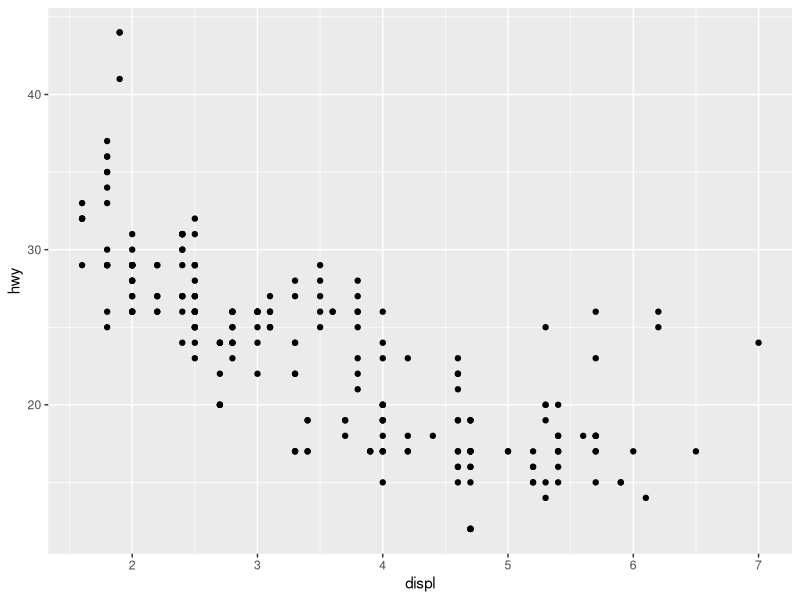
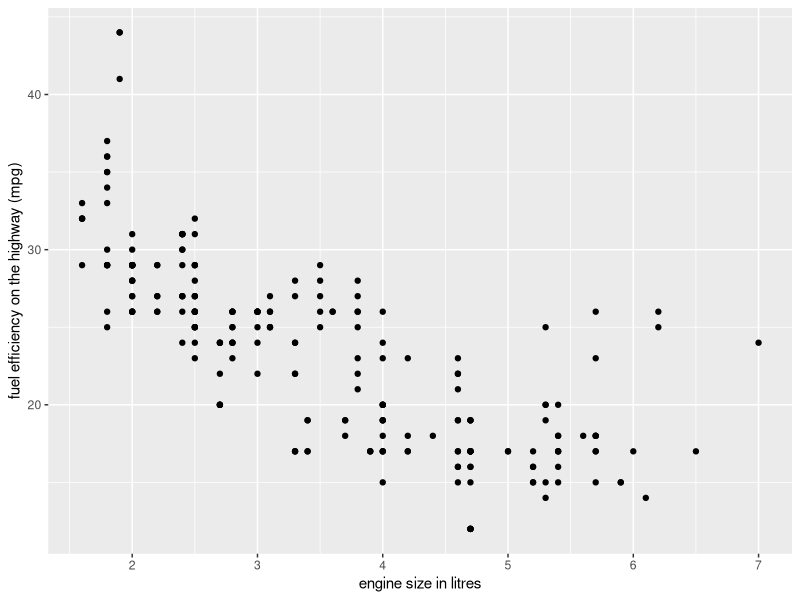
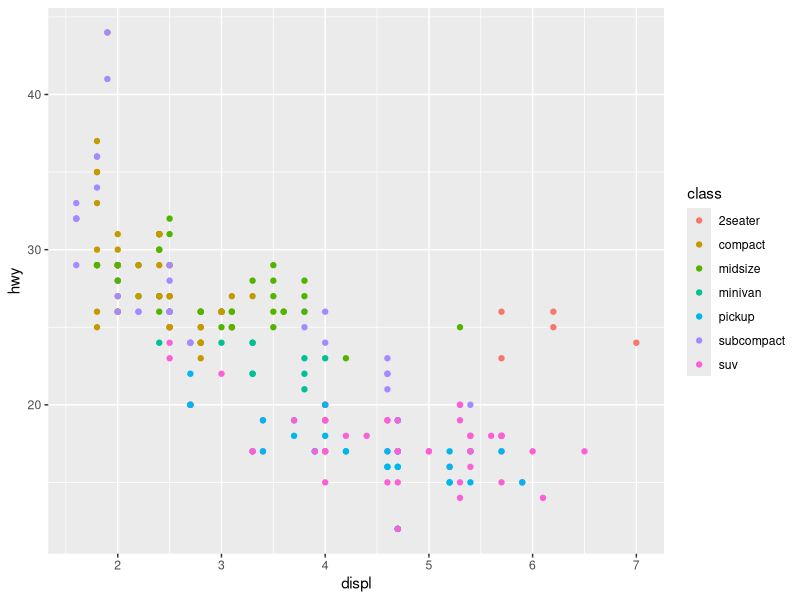
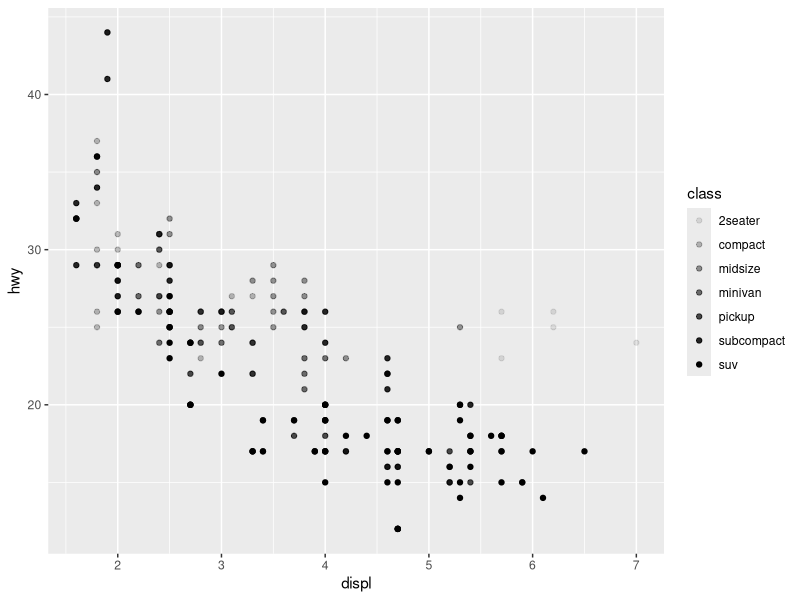
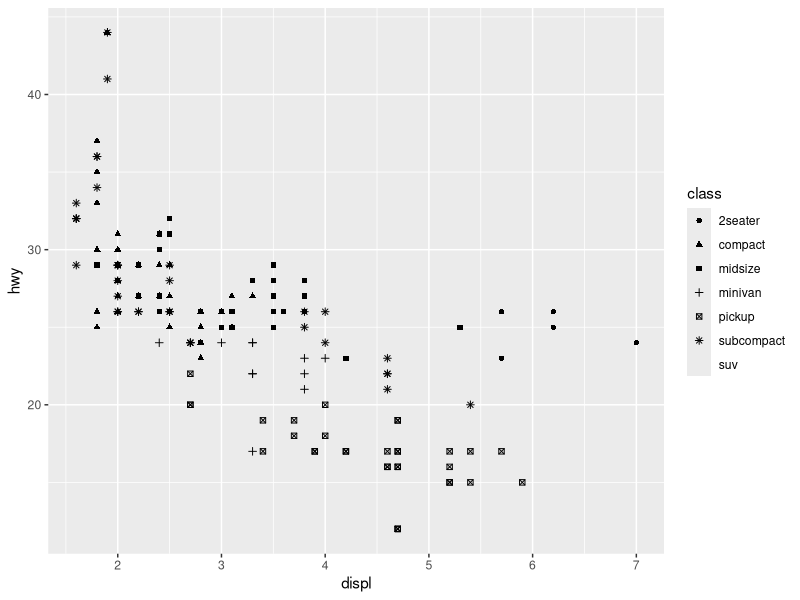
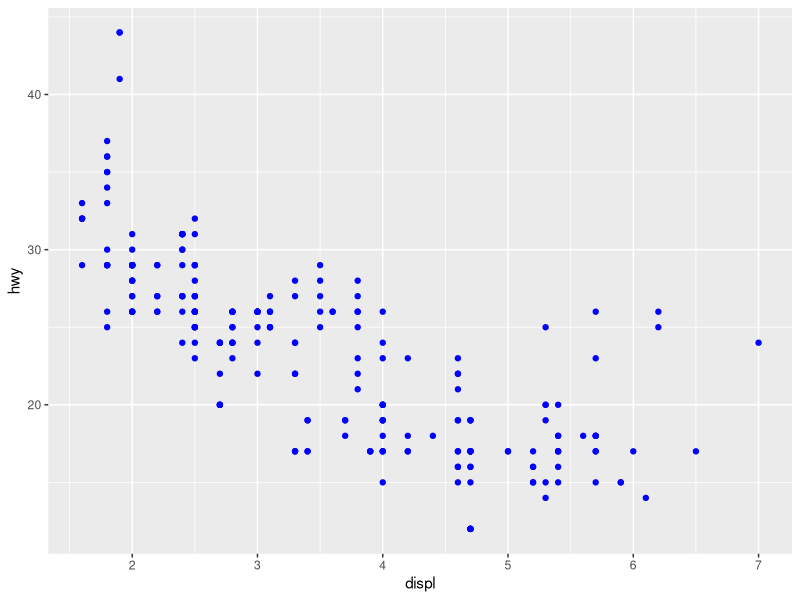
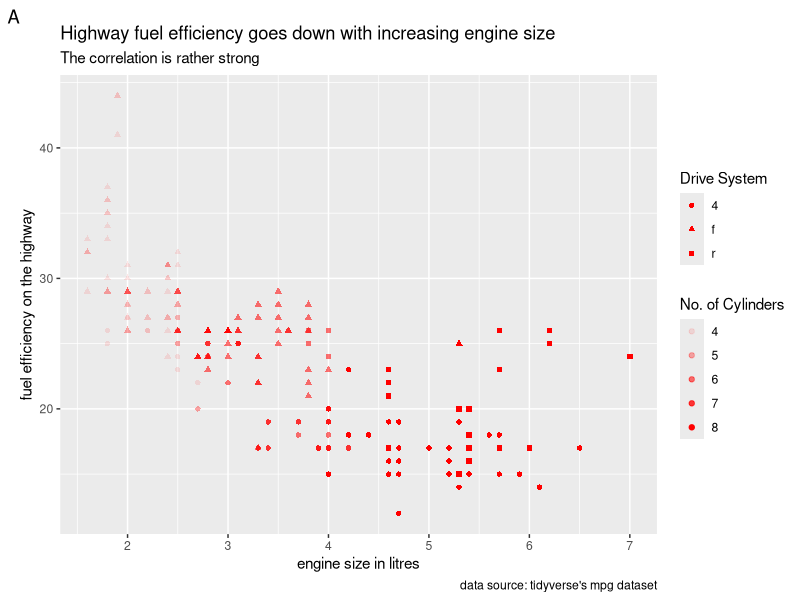
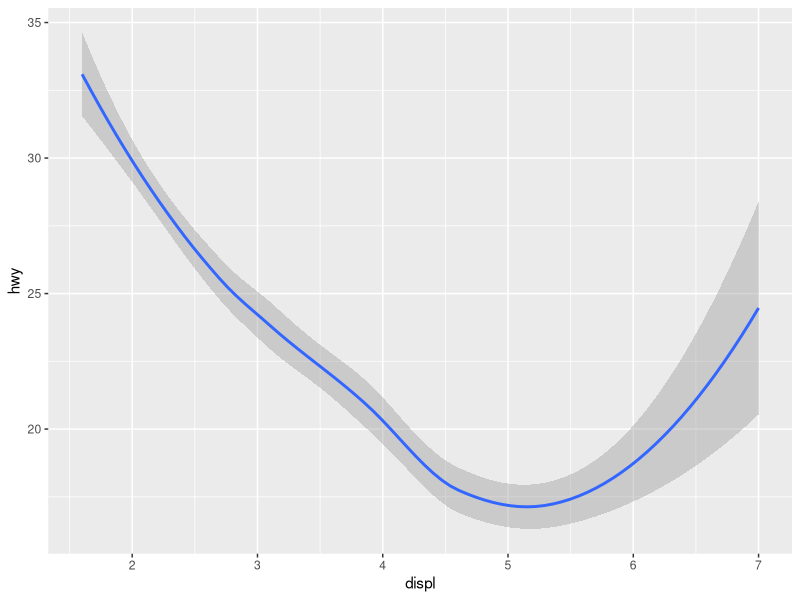

These figures' R source, in order:
## ---- chunk 1
library(tidyverse)
## ---- chunk 2
# Sample solution
metric_vector <- c(1,2,3,3,4,5)

m <- mean(metric_vector)
med <- median(metric_vector)

metric_vector_plus_one <- c(metric_vector, 30000)

m_1 <- mean(metric_vector_plus_one)
med_1 <- median(metric_vector_plus_one)

# median not changed
# mean dramatically changed
tibble(median = c(med, med_1), mean = c(m, m_1))
## ---- chunk 3
glimpse(mpg)
## ---- chunk 4
# plot displ against hwy
ggplot(data = mpg) + 
  geom_point(mapping = aes(x = displ, y = hwy))
## ---- chunk 5
# change axis labels for better understanding what is going on
ggplot(data = mpg) + 
  geom_point(mapping = aes(x = displ, y = hwy)) +
  xlab("engine size in litres") +
  ylab("fuel efficiency on the highway (mpg)")
## ---- chunk 6

## ---- chunk 7

## ---- chunk 8

## ---- chunk 9
ggplot(data = mpg) + 
  geom_point(mapping = aes(x = displ, y = hwy, color = class))
## ---- chunk 10
ggplot(data = mpg) + 
  geom_point(mapping = aes(x = displ, y = hwy, alpha = class))

ggplot(data = mpg) + 
  geom_point(mapping = aes(x = displ, y = hwy, shape = class))
## ---- chunk 11
ggplot(data = mpg) + 
  geom_point(mapping = aes(x = displ, y = hwy), color = "blue")

## ---- chunk 12


## ---- chunk 13
ggplot(data = mpg) + 
  geom_point(mapping = aes(x = displ, y = hwy, shape = drv, alpha = cyl), color = "red") + 
  labs(
    title = "Highway fuel efficiency goes down with increasing engine size",   # main finding
    subtitle = "The correlation is rather strong",      # additional info on the main finding
    x = "engine size in litres",                        # x-axis label
    y = "fuel efficiency on the highway",               # y-axis label
    tag = "A",                                          # often used to distinguish related (sub-)plots
    caption = "data source: tidyverse's mpg dataset",   # often used to indicate the data source
    alpha = "No. of Cylinders",                         # you can customise the legend labels of the plot
    shape = "Drive System"                              # you can customise the legend labels of the plot
  )
## ---- chunk 14
ggplot(data = mpg) + 
  geom_smooth(mapping = aes(x = displ, y = hwy))
## ---- chunk 15
# Display multiple geoms in the same plot
ggplot(data = mpg) + 
  geom_point(mapping = aes(x = displ, y = hwy)) +
  geom_smooth(mapping = aes(x = displ, y = hwy))

# Or to avoid duplications
ggplot(data = mpg, mapping = aes(x = displ, y = hwy)) + 
  geom_point() + 
  geom_smooth()
## ---- chunk 16
ggplot(data = mpg, mapping = aes(x = displ, y = hwy)) + 
  geom_point(mapping = aes(color = class)) + 
  geom_smooth()
## ---- chunk 17
ggplot(data = mpg, mapping = aes(x = displ, y = hwy)) + 
  geom_point(mapping = aes(color = class)) + 
  geom_smooth(data = filter(mpg, class == "subcompact"), se = FALSE)
## ---- chunk 18
# Display legend what colours mean
ggplot(data = mpg) + 
  geom_smooth(mapping = aes(x = displ, y = hwy, colour = drv))

# Do not display legend
 ggplot(data = mpg) + 
  geom_smooth(mapping = aes(x = displ, y = hwy, colour = drv), show.legend = FALSE)
## ---- chunk 19
# Returns the number of cars in each car class
ggplot(data = mpg) +
  geom_bar(aes(x = class))
## ---- chunk 20
# You can also just look at a subset of your data
ggplot(data = mpg, aes(x = class)) +
  geom_bar() +
  geom_bar(data = filter(mpg, class == "subcompact"), fill = "blue")
## ---- chunk 21
# You can also include other nominal variables in your bar chart (a.k.a. "stacking")
ggplot(data = mpg, aes(x = class)) +
  geom_bar() +
  geom_bar(data = filter(mpg, class == "subcompact"), aes(fill = drv))

# Without filtering
ggplot(data = mpg, aes(x = class)) +
  geom_bar(aes(fill = drv))
## ---- chunk 22
txhousing %>% glimpse
## ---- chunk 23
ggplot(data = txhousing) +
  geom_col(aes(x = as_factor(year), y = sales)) +     # treat year as a nominal variable
  scale_y_continuous(labels = scales::comma) +        # change the labels on the y-axis to make them more readable
  xlab("year")                                        # rename x-axis
## ---- chunk 24
midwest %>% glimpse
## ---- chunk 25
# YOUR ANSWER HERE

## ---- chunk 26
# Shows the distribution of highway fuel efficiency for each car class
ggplot(data = mpg) +
  geom_boxplot(
    aes(x = class, y = hwy),
    outlier.colour = "red",      # customise outlier appearance
    outlier.shape = NA           # hide outliers, does NOT remove them from the data
  )
## ---- chunk 27
# YOUR CODE HERE
## ---- chunk 28
library(cowplot)
## ---- chunk 29
# Plot fuel efficiency and engine size
mapping = aes(x = displ, y = hwy)
# Define one y-scale such that plots are easier to compare
y_scale <- scale_y_continuous(limits = c(10, 45))


mileage_vs_engine_1999 <- ggplot(data = filter(mpg, year == 1999), mapping = mapping) +
  geom_point() +
  geom_smooth() +
  y_scale

mileage_vs_engine_2008 <- ggplot(data = filter(mpg, year == 2008), mapping = mapping) +
  geom_point() +
  geom_smooth() +
  y_scale

plot_grid(mileage_vs_engine_1999, mileage_vs_engine_2008)
## ---- chunk 30
# Use this scale to compare the plots more easily (simply add it as another component to your ggplot call)
y_scale <- scale_y_continuous(limits = c(8 * 10^4, 2.5 * 10^5) , labels = scales::comma)
## ---- chunk 31
# YOUR CODE HERE
